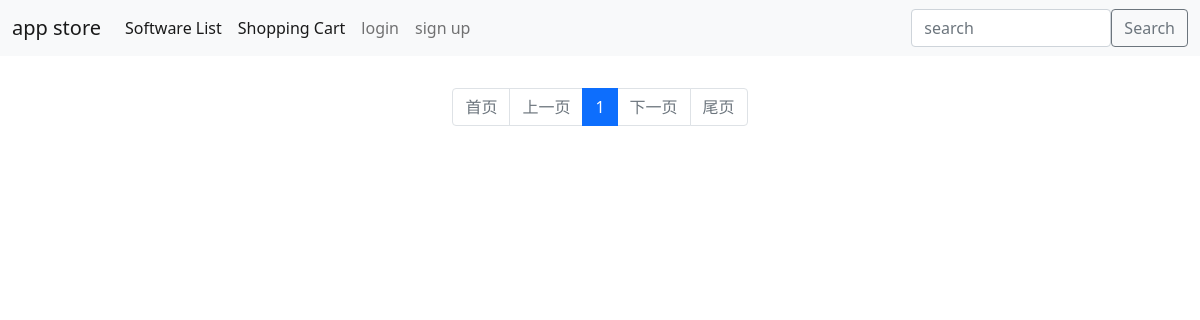
Before: /?page=2 with the older database file.
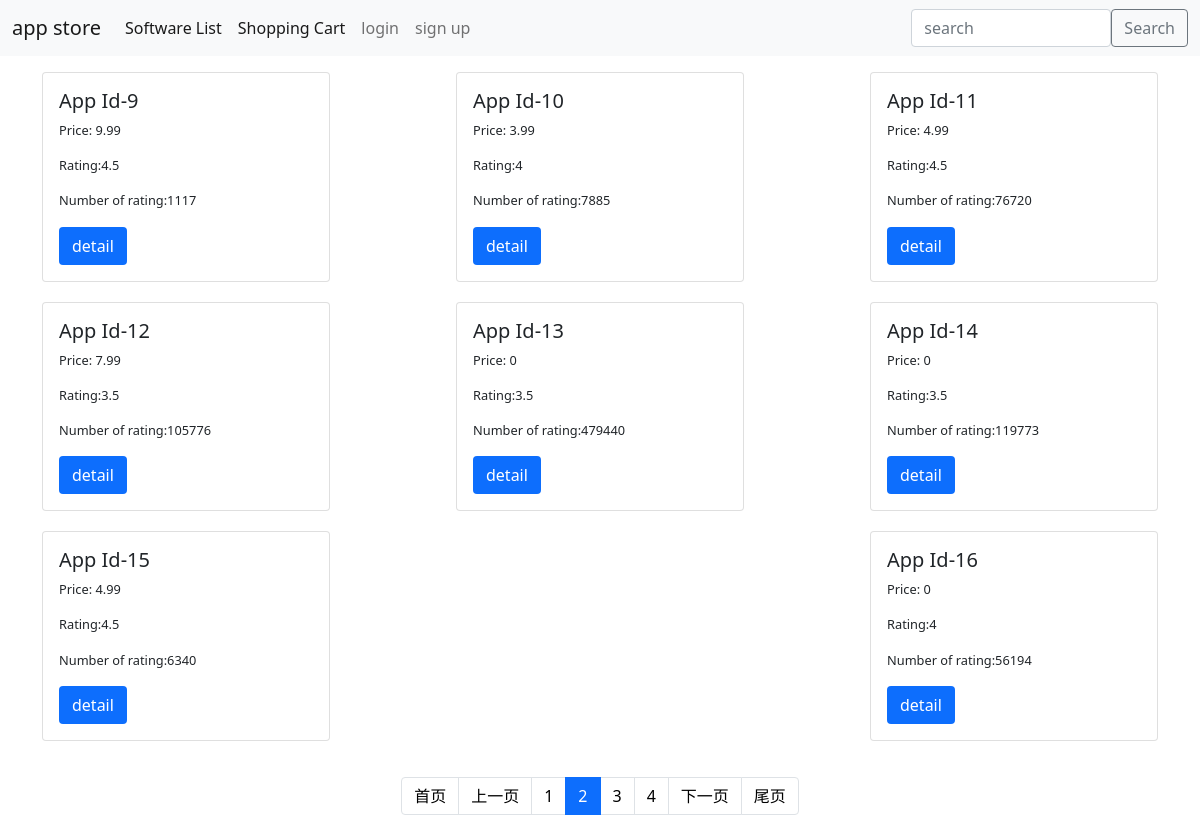
After: the same page with the newer database file.
### parse_data/models.py (models this page shows, shortened)
class Product(models.Model):
    id = models.AutoField(primary_key=True)
    currency = models.CharField(max_length=10)
    price = models.CharField(max_length=10)
    rating_count_tot = models.CharField(max_length=10)
    user_rating = models.CharField(max_length=10)
    class Meta:
        db_table = 'product'

### product/views.py (the view)
# urls.py: path('', views.index, name='index'),
def index(request):
    products_list = Product.objects.all().order_by('id')
    search_query = request.GET.get('search_query')
    if search_query is not None:
        search_query_digits = re.findall(r'\d+', search_query)
        if search_query_digits:
            search_query = int(search_query_digits[0])
        else:
            search_query = None
    search_field = 'id'
    if search_query:
        products_list = products_list.filter(**{f"{search_field}__icontains": search_query})
    paginator = Paginator(products_list, 8)  # Display 8 products per page
    page = request.GET.get('page') or 1  # If the requested page number is not set or is an empty string, set to 1
    try:
        products = paginator.page(page)
    except PageNotAnInteger:
        products = paginator.page(1)
    except EmptyPage:
        products = paginator.page(paginator.num_pages)
    return render(request, 'index.html', {'products':products,'search_query': search_query})

### product/templates/index.html (shortened to what the changed rows need)
<!DOCTYPE html>
<html>
<head>
  <link rel="stylesheet" href="https://cdn.jsdelivr.net/npm/bootstrap@5.1.3/dist/css/bootstrap.min.css">
</head>
<body>
  <div class="container my-3" style="display: flex; flex-wrap: wrap; justify-content:space-between">
    {% for item in products %}
    <div class="row row-cols-1 row-cols-md-4 g-4" style="margin-bottom: 20px;">
      <div class="col">
        <div class="card h-100">
          <div class="card-body">
            <h5 class="card-title">App Id-{{item.id}}</h5>
            <p class="card-text">Price: {{item.price}}</p>
            <p class="card-text">Rating:{{item.user_rating}} </p>
            <p class="card-text">Number of rating:{{item.rating_count_tot}}</p>
            <a href="/detail/{{item.id}}" class="btn" style="background-color:#0d6efd;color: #fff;">detail</a>
          </div>
        </div>
      </div>
    </div>
    {% endfor %}
    </div>
  <div class="pagination-container">
    <nav aria-label="Page navigation">
        <ul class="pagination justify-content-center">
            <li class="page-item {% if not products.has_previous %}disabled{% endif %}">
                <a class="page-link" href="?{% if search_query %}search_query={{ search_query|urlencode }}&{% endif %}{% if category_query %}category={{ category_query|urlencode }}&{% endif %}page=1">首页</a>
            </li>
            <li class="page-item {% if not products.has_previous %}disabled{% endif %}">
                {% if products.has_previous %}
                    <a class="page-link" href="?page={{ products.previous_page_number }}">上一页</a>
                {% else %}
                    <a class="page-link" href="?{% if search_query %}search_query={{ search_query|urlencode }}&{% endif %}{% if category_query %}category={{ category_query|urlencode }}&{% endif %}page=1">上一页</a>
                {% endif %}
            </li>
            {% with num_pages=products.paginator.num_pages current_page=products.number %}
            {% for i in products.paginator.page_range %}
                {% if i|add:-2 <= current_page and i|add:2 >= current_page %}
                    <li class="page-item {% if products.number == i %}active{% endif %}">
                        <a class="page-link" href="?{% if search_query %}search_query={{ search_query|urlencode }}&{% endif %}{% if category_query %}category={{ category_query|urlencode }}&{% endif %}page={{ i }}">{{ i }}</a>
                    </li>
                {% endif %}
            {% endfor %}
            {% endwith %}
            <li class="page-item {% if not products.has_next %}disabled{% endif %}">
                <a class="page-link" href="?{% if search_query %}search_query={{ search_query|urlencode }}&{% endif %}{% if category_query %}category={{ category_query|urlencode }}&{% endif %}page={{ products.paginator.num_pages }}">下一页</a>
            </li>
            <li class="page-item {% if not products.has_next %}disabled{% endif %}">
                <a class="page-link" href="?{% if search_query %}search_query={{ search_query|urlencode }}&{% endif %}{% if category_query %}category={{ category_query|urlencode }}&{% endif %}page={{ products.paginator.num_pages }}">尾页</a>
            </li>
        </ul>
    </nav>
  </div>
</body>
</html>

Changed rows visible on the page:
added Product: id "9", price "9.99", user_rating "4.5", rating_count_tot "1117"
added Product: id "10", price "3.99", user_rating "4", rating_count_tot "7885"
added Product: id "11", price "4.99", user_rating "4.5", rating_count_tot "76720"
added Product: id "12", price "7.99", user_rating "3.5", rating_count_tot "105776"
added Product: id "13", price "0", user_rating "3.5", rating_count_tot "479440"
added Product: id "14", price "0", user_rating "3.5", rating_count_tot "119773"
added Product: id "15", price "4.99", user_rating "4.5", rating_count_tot "6340"
added Product: id "16", price "0", user_rating "4", rating_count_tot "56194"
Other visible differences:
new list line: "2"
new list line: "3"
new list line: "4"
